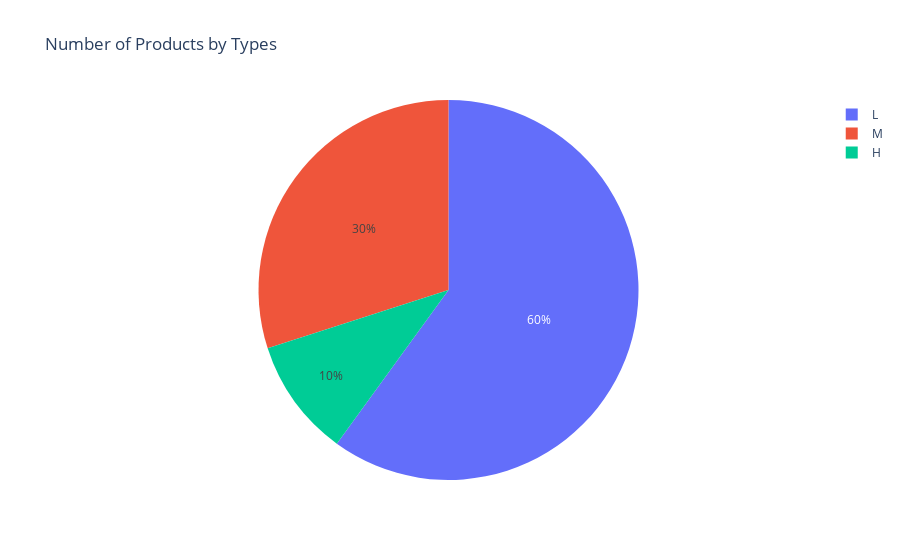

This figure's notebook cell:
### Code cell
fig = px.pie(ds, values = "count", names ="Type", title = "Number of Products by Types")
fig.show()

### Figure 1 — Plotly figure (JSON) as saved in the notebook; plotly's stock layout.template omitted (floating-point values rounded to 4 significant figures)
{"data": [{"domain": {"x": [0, 1], "y": [0, 1]}, "hovertemplate": "Type=%{label}<br>count=%{value}<extra></extra>", "labels": ["L", "M", "H"], "legendgroup": "", "name": "", "showlegend": true, "type": "pie", "values": [6000, 2997, 1003]}], "layout": {"autosize": true, "legend": {"tracegroupgap": 0}, "title": {"text": "Number of Products by Types"}}}
